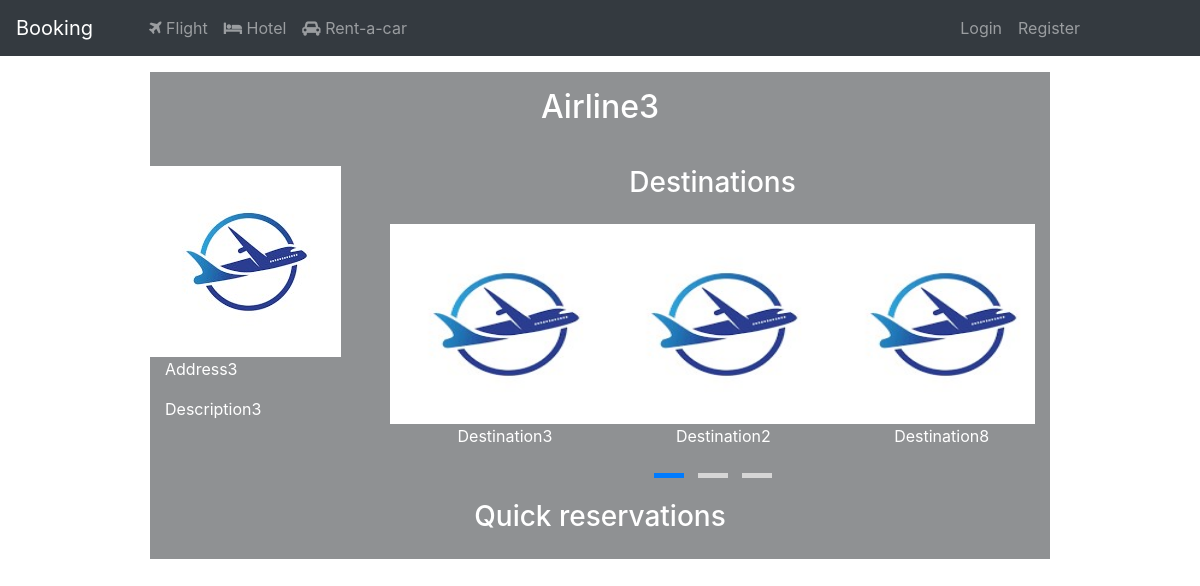
The page /airline/8 on the database as committed earlier.
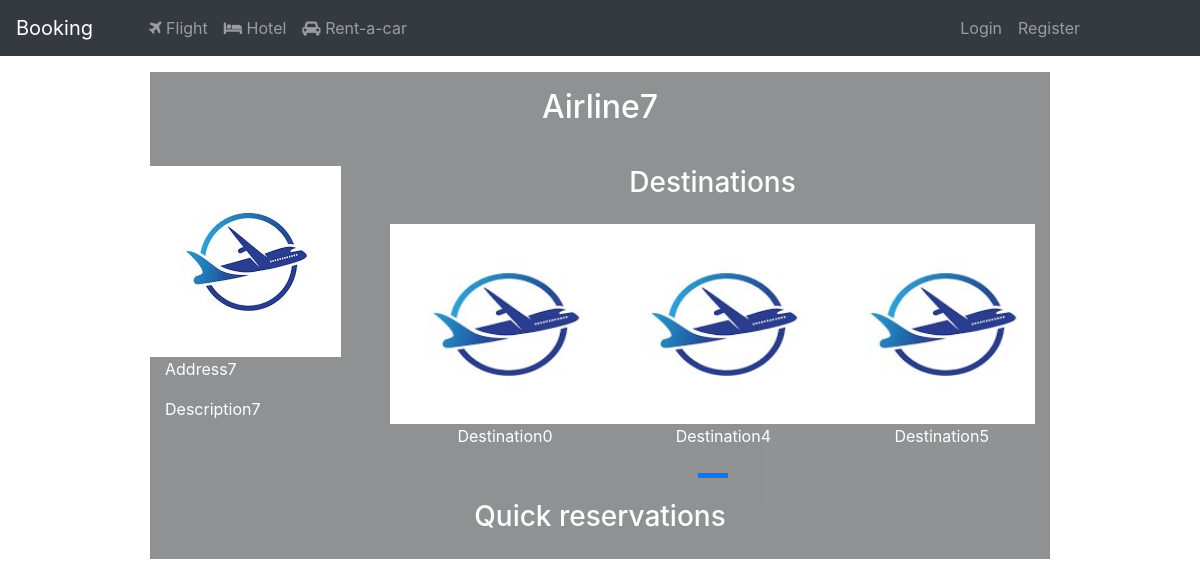
The same page on the database as committed later.
### FlightService/models.py (models this page shows, shortened)
class Airline(models.Model):
    name = models.CharField(max_length=100)
    address = models.CharField(max_length=200)
    description = models.TextField(max_length=1500)
    image = models.ImageField()
    rating = models.FloatField(default=0)

class Destination(models.Model):
    name = models.CharField(max_length=100)
    country = models.CharField(max_length=50)
    airport = models.CharField(max_length=150)
    airport_code = models.CharField(max_length=10)
    image = models.ImageField()
    airline = models.ForeignKey(Airline, on_delete=models.CASCADE)
    location = PlainLocationField(based_fields=['city'], zoom=7, null=True)

### FlightService/views.py (the view)
# urls.py: path('airline/<int:airline_id>', airline_detail, name='airline_with_id'),
def airline_detail(request, airline_id):
    airline = get_object_or_404(Airline, pk=airline_id)
    quick_reservations = FlightReservation.objects.filter(seat__flight__airline=airline, user__isnull=True, seat__flight__departure_time__gt=datetime.now())
    return render(request, 'airline_id.html', {'airline':airline, 'reservations': quick_reservations})

### FlightService/templates/airline_id.html (shortened to what this page needs)
{% extends "base.html" %}
{% load staticfiles %}
{% block body %}
    <div class="container mt-3 w-75" style="background-color: rgba(33,37,41,.5);" >
        <div class="row">
            <div class="col">
                <h2 class="text-white text-center p-3">{{ airline.name }}</h2>
            </div>
        </div>
        <div class="row mt-3">
            <div class="col-3">
                <div class="row">
                    {% if airline.image %}
                        <img class="p-2" src="/{{ airline.image.url }}" alt="no-image" width="100%" height="100%">
                    {% else %}
                        <img src="{% static 'airline_default.jpg' %}">
                    {% endif %}
                </div>
                <div class="row justify-content-center text-white">
                    <div class="col" style="word-break: break-word">
                        {{ airline.address }}
                    </div>
                </div>
                <div class="row justify-content-center mt-3 text-white">
                    <div class="col" style="word-break: break-word">
                        {{ airline.description }}
                    </div>
                </div>
            </div>
            <div class="col-9 text-white">
                <div class="row">
                    <div class="col-lg-12 text-center">
                        <div class="section-title">
                            <h3 class="text-white">Destinations</h3>
                        </div>
                    </div>
                </div>
                <div class="row mt-3">
                    <div class="col-lg-12 text-center">
                        <div class="owl-partners owl-carousel">
                            {% for destination in airline.destination_set.all %}
                                <div class="owl-item">
                                    <div class="partner-logo d-flex align-items-center">
                                        {% if destination.image %}
                                            <img src="/{{ destination.image.url }}">
                                        {% else %}
                                            <img src="{% static 'airline_default.jpg' %}">
                                        {% endif %}
                                    </div>
                                {{ destination.name }}
                                </div>
                            {% endfor %}
                        </div>
                    </div>
                </div>
            </div>
        </div>
        <div class="row mt-3 justify-content-center">
            <h3 class="text-center text-white">Quick reservations</h3>
        </div>
        <div class="row mt-3">
            <div class="col">
            </div>
        </div>
    </div>
{% endblock %}

### templates/base.html (shortened to what this page needs)
<!DOCTYPE html>
<html lang="en">
<head>
    {% load staticfiles %}
    <link rel="stylesheet" href="https://maxcdn.bootstrapcdn.com/bootstrap/4.0.0/css/bootstrap.min.css">
    <link rel="stylesheet" type="text/css" href="{% static 'css/owl.carousel.css' %}">
    <link rel="stylesheet" type="text/css" href="{% static 'css/owl.theme.default.min.css' %}">
    <link rel="stylesheet" type="text/css" href="{% static 'css/style.css' %}">
    <link rel="stylesheet" type="text/css" href="{% static 'css/flight_seats.css' %}">
    <link rel="stylesheet" href="https://cdnjs.cloudflare.com/ajax/libs/font-awesome/4.7.0/css/font-awesome.min.css">
  <link rel="stylesheet" href="//code.jquery.com/ui/1.12.1/themes/base/jquery-ui.css">
</head>
<body id="body">
<nav class="navbar navbar-expand-lg navbar-dark bg-dark" style="z-index: 10;">
    <a class="navbar-brand mr-5" href="/">Booking</a>
    <div class="collapse navbar-collapse" id="navbarSupportedContent">
        <ul class="navbar-nav mr-auto">
            {% block flight_active %}
            <li class="nav-item">
            {% endblock %}
                <a class="nav-link" href="{% url 'airlines' %}">
                    <i class="fa fa-plane" aria-hidden="true"></i>
                    Flight
                </a>
            </li>
            {% block hotel_active %}
            <li class="nav-item">
            {% endblock %}
                <a class="nav-link" href="{% url 'hotels' %}">
                    <i class="fa fa-bed" aria-hidden="true"></i>
                    Hotel
                </a>
            </li>
            {% block rentacar_active %}
            <li class="nav-item">
            {% endblock %}
                <a class="nav-link" href="{% url 'rentacars' %}">
                    <i class="fa fa-car" aria-hidden="true"></i>
                    Rent-a-car
                </a>
            </li>
        </ul>
        {% if user.is_authenticated %}
        <ul class="navbar-nav mr-5 px-5" style="z-index: 5;">
            <li class="nav-item dropdown" >
                <a class="nav-link dropdown-toggle" href="#" id="navbarDropdown" role="button" data-toggle="dropdown" aria-haspopup="true" aria-expanded="false">
                    {{ user.email }}
                </a>
                <div class="dropdown-menu" aria-labelledby="navbarDropdown" style="z-index: 5;">
                    <a class="dropdown-item" href="{% url 'profile' %}" >
                        <i class="fa fa-user-circle-o mr-1" aria-hidden="true"></i>
                        Profile
                    </a>
                    <a class="dropdown-item" href="{% url 'friends' %}">
                        <i class="fa fa-users mr-1" aria-hidden="true"></i>
                        Friends
                    </a>
                    <a class="dropdown-item" href="{% url 'my_reservations' %}">
                        <i class="fa fa-book mr-1" aria-hidden="true"></i>
                        Reservations
                    </a>
                    <div class="dropdown-divider"></div>
                    <a class="dropdown-item" href="{% url 'logout' %}">Logout</a>
                </div>
            </li>
        </ul>
        {% else %}
        <ul class="navbar-nav mr-5 px-5">
            {% block login_active %}
            <li class="nav-item ">
            {% endblock %}
                <a class="nav-link" href="{% url 'login' %}">Login</a>
            </li>
            {% block register_active %}
            <li class="nav-item ">
            {% endblock %}
                <a class="nav-link" href="{% url 'register' %}">Register</a>
            </li>
        </ul>
        {% endif %}
    </div>
</nav>
{% block body %}
{% endblock %}
</body>
</html>

### static/css/style.css (style rules this page uses)
body { position: sticky; height: 100%; width: 100%; min-height: 100vh; }
.partner-logo { height: 200px; width: 230px; text-align: center; display: inline-block; }
.partner-logo img { max-height: 100%; max-width: 100% !important; }

Rows that differ between the two databases and show on the page:
removed Destination: name "Destination3"
removed Destination: name "Destination2"
removed Destination: name "Destination8"
changed Airline: name "Airline3" → "Airline7"; address "Address3" → "Address7"; description "Description3" → "Description7"
added Destination: name "Destination0"
now on this page (row edited): Destination: name "Destination4"
now on this page (row edited): Destination: name "Destination5"
